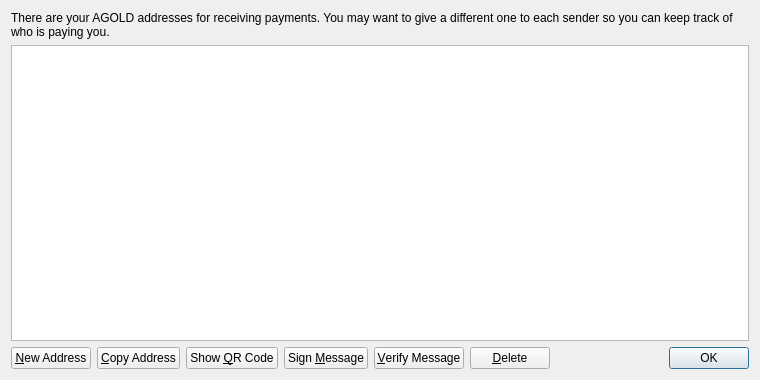
<?xml version="1.0" encoding="UTF-8"?>
<ui version="4.0">
 <class>AddressBookPage</class>
 <widget class="QWidget" name="AddressBookPage">
  <property name="geometry">
   <rect>
    <x>0</x>
    <y>0</y>
    <width>760</width>
    <height>380</height>
   </rect>
  </property>
  <property name="windowTitle">
   <string>Address Book</string>
  </property>
  <layout class="QVBoxLayout" name="verticalLayout">
   <item>
    <widget class="QLabel" name="labelExplanation">
     <property name="text">
      <string>There are your AGOLD addresses for receiving payments. You may want to give a different one to each sender so you can keep track of who is paying you.</string>
     </property>
     <property name="textFormat">
      <enum>Qt::PlainText</enum>
     </property>
     <property name="wordWrap">
      <bool>true</bool>
     </property>
    </widget>
   </item>
   <item>
    <widget class="QTableView" name="tableView">
     <property name="contextMenuPolicy">
      <enum>Qt::CustomContextMenu</enum>
     </property>
     <property name="toolTip">
      <string>Double-click to edit address or label</string>
     </property>
     <property name="tabKeyNavigation">
      <bool>false</bool>
     </property>
     <property name="alternatingRowColors">
      <bool>true</bool>
     </property>
     <property name="selectionMode">
      <enum>QAbstractItemView::SingleSelection</enum>
     </property>
     <property name="selectionBehavior">
      <enum>QAbstractItemView::SelectRows</enum>
     </property>
     <property name="sortingEnabled">
      <bool>true</bool>
     </property>
     <attribute name="verticalHeaderVisible">
      <bool>false</bool>
     </attribute>
    </widget>
   </item>
   <item>
    <layout class="QHBoxLayout" name="horizontalLayout">
     <item>
      <widget class="QPushButton" name="newAddressButton">
       <property name="toolTip">
        <string>Create a new address</string>
       </property>
       <property name="text">
        <string>&amp;New Address</string>
       </property>
       <property name="icon">
        <iconset resource="../nbnintegral.qrc">
         <normaloff>:/icons/add</normaloff>:/icons/add</iconset>
       </property>
      </widget>
     </item>
     <item>
      <widget class="QPushButton" name="copyToClipboard">
       <property name="toolTip">
        <string>Copy the currently selected address to the system clipboard</string>
       </property>
       <property name="text">
        <string>&amp;Copy Address</string>
       </property>
       <property name="icon">
        <iconset resource="../nbnintegral.qrc">
         <normaloff>:/icons/editcopy</normaloff>:/icons/editcopy</iconset>
       </property>
      </widget>
     </item>
     <item>
      <widget class="QPushButton" name="showQRCode">
       <property name="text">
        <string>Show &amp;QR Code</string>
       </property>
       <property name="icon">
        <iconset resource="../nbnintegral.qrc">
         <normaloff>:/icons/qrcode</normaloff>:/icons/qrcode</iconset>
       </property>
      </widget>
     </item>
     <item>
      <widget class="QPushButton" name="signMessage">
       <property name="toolTip">
        <string>Sign a message to prove you own a AGOLD address</string>
       </property>
       <property name="text">
        <string>Sign &amp;Message</string>
       </property>
       <property name="icon">
        <iconset resource="../nbnintegral.qrc">
         <normaloff>:/icons/edit</normaloff>:/icons/edit</iconset>
       </property>
      </widget>
     </item>
     <item>
      <widget class="QPushButton" name="verifyMessage">
       <property name="toolTip">
        <string>Verify a message to ensure it was signed with a specified AGOLD address</string>
       </property>
       <property name="text">
        <string>&amp;Verify Message</string>
       </property>
       <property name="icon">
        <iconset resource="../nbnintegral.qrc">
         <normaloff>:/icons/transaction_0</normaloff>:/icons/transaction_0</iconset>
       </property>
      </widget>
     </item>
     <item>
      <widget class="QPushButton" name="deleteButton">
       <property name="toolTip">
        <string>Delete the currently selected address from the list</string>
       </property>
       <property name="text">
        <string>&amp;Delete</string>
       </property>
       <property name="icon">
        <iconset resource="../nbnintegral.qrc">
         <normaloff>:/icons/remove</normaloff>:/icons/remove</iconset>
       </property>
      </widget>
     </item>
     <item>
      <spacer name="horizontalSpacer">
       <property name="orientation">
        <enum>Qt::Horizontal</enum>
       </property>
       <property name="sizeHint" stdset="0">
        <size>
         <width>40</width>
         <height>20</height>
        </size>
       </property>
      </spacer>
     </item>
     <item>
      <widget class="QDialogButtonBox" name="buttonBox">
       <property name="sizePolicy">
        <sizepolicy hsizetype="Maximum" vsizetype="Fixed">
         <horstretch>0</horstretch>
         <verstretch>0</verstretch>
        </sizepolicy>
       </property>
       <property name="standardButtons">
        <set>QDialogButtonBox::Ok</set>
       </property>
      </widget>
     </item>
    </layout>
   </item>
  </layout>
 </widget>
 <resources>
  <include location="../nbnintegral.qrc"/>
 </resources>
 <connections/>
</ui>
